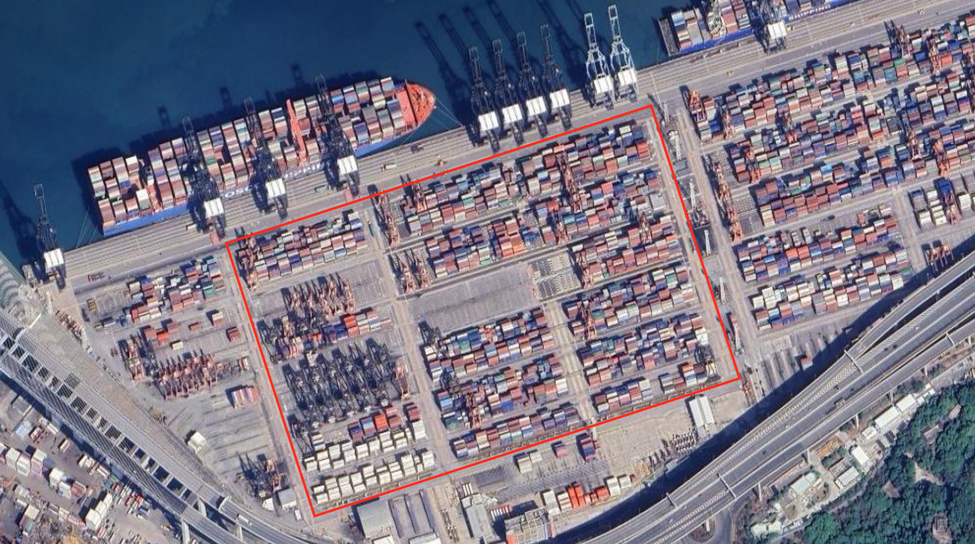
#> input picture containers(webnova)/input_queue/containers_1.png, 975 x 544 px, shrunk from 1982 x 1106 before the run, found by its file name
$ python container.py
#> lines starting #> are read from the running program, lines starting #| are printed output that depends on the picture
import cv2
import numpy as np

original = cv2.imread("../input_queue/containers_1.png", cv2.IMREAD_GRAYSCALE)
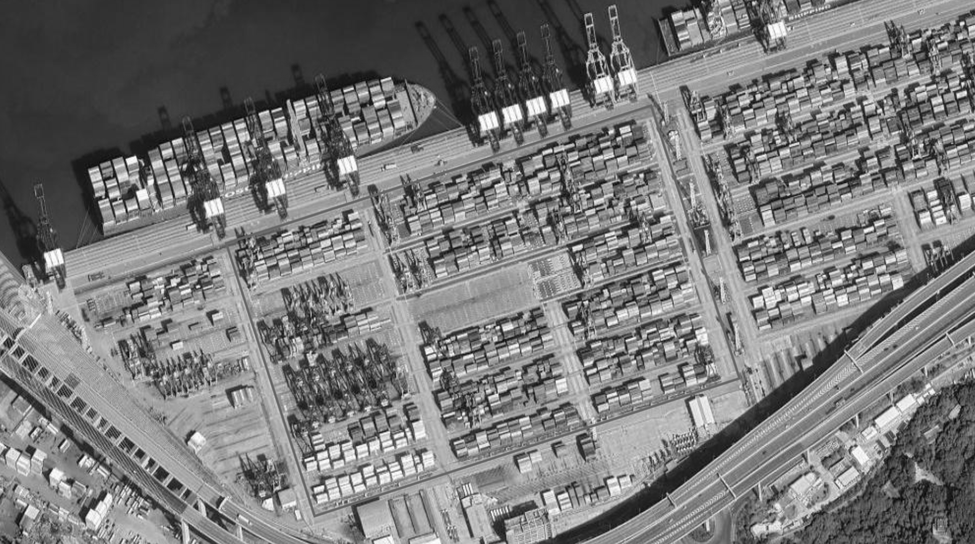
#> original: shape (544, 975); min 8, max 255, mean 121.5
image_to_compare = cv2.imread("../input_queue/containers_2.png", cv2.IMREAD_GRAYSCALE)
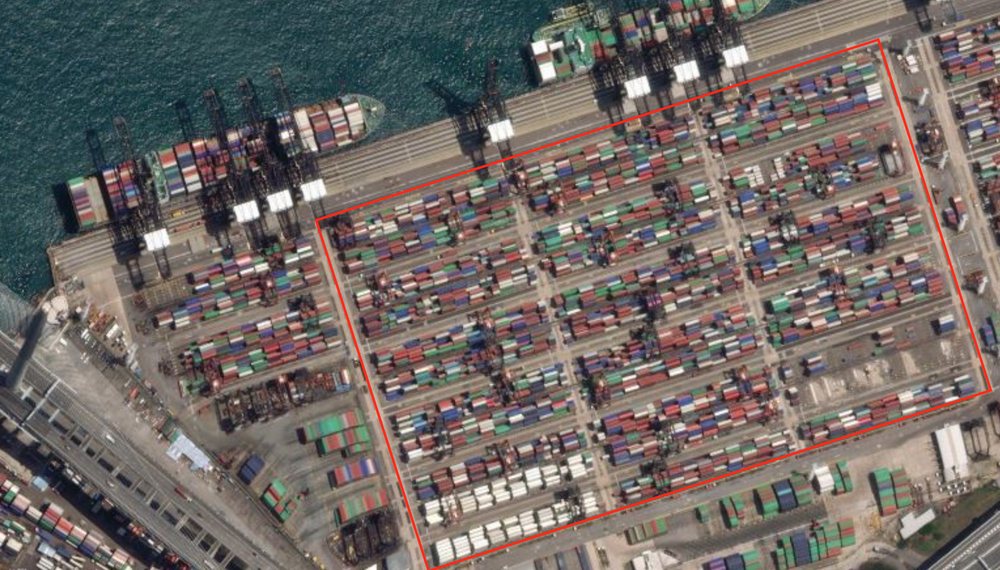
#> input picture containers(webnova)/input_queue/containers_2.png, 1000 x 570 px, shrunk from 2032 x 1158 before the run, found by its file name
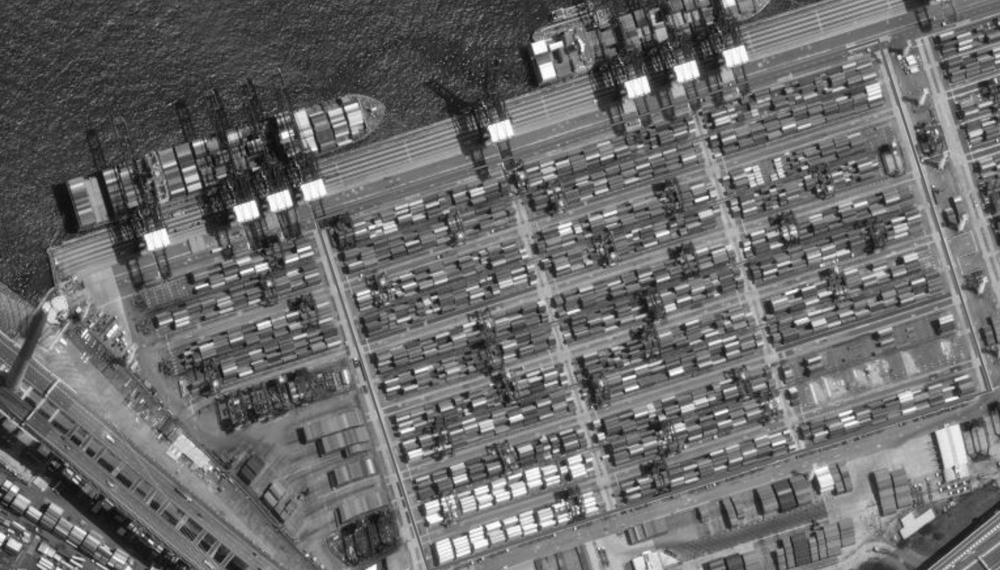
#> image_to_compare: shape (570, 1000); min 9, max 255, mean 106.2

# Initialize SIFT detector
sift = cv2.SIFT_create()

# Find the keypoints and descriptors with SIFT
kp1, desc1 = sift.detectAndCompute(original, None)
#> kp1 = 10336 keypoints; strongest (x, y, size): (488, 121, 11.8), (132, 160, 6.1), (512, 113, 11.1), (536, 106, 11.1)
kp2, desc2 = sift.detectAndCompute(image_to_compare, None)
#> kp2 = 11312 keypoints; strongest (x, y, size): (246, 211, 14.3), (637, 86, 15.5), (687, 71, 15.2), (547, 71, 10.9)

# Initialize BFMatcher
bf = cv2.BFMatcher()

# Match descriptors
matches = bf.match(desc1, desc2)
#> matches = 10336 matches

# Sort matches by distance
matches = sorted(matches, key=lambda x: x.distance)

# Set a threshold for matching distance
threshold = 0.7 * matches[-1].distance
#> threshold = 282.2

# Identify keypoints with significant differences
differences = []
for match in matches:
    if match.distance > threshold:
        differences.append((kp1[match.queryIdx].pt, kp2[match.trainIdx].pt))
#> after the loop, differences = 6112 items

# Draw circles around keypoints with significant differences on the original image
for point1, point2 in differences:
    x1, y1 = np.int32(point1)
    x2, y2 = np.int32(point2)
    cv2.circle(original, (x1, y1), 5, (0, 0, 255), 2)
    cv2.circle(image_to_compare, (x2, y2), 5, (0, 0, 255), 2)
#> this loop made 6112 passes
#> (point1, point2, x1, y1, x2, y2) on passes 1 to 3: ((688.1, 90.58), (324.2, 397.3), 688, 90, 324, 397), ((316.2, 299.5), (296.6, 87.49), 316, 299, 296, 87), ((779, 207.9), (68.01, 417.3), 779, 207, 68, 417)
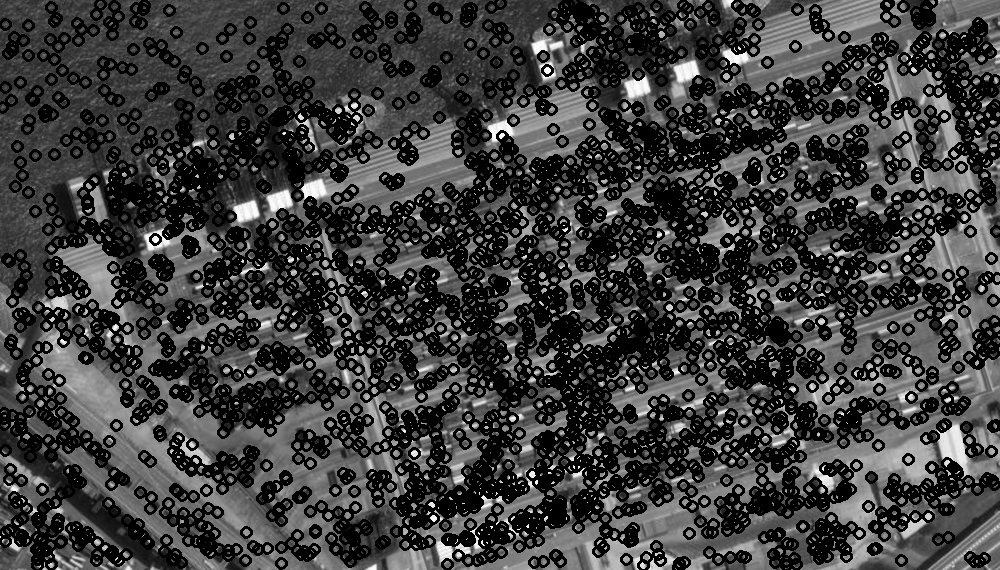
#> image_to_compare: shape (570, 1000); min 0, max 255, mean 60.5
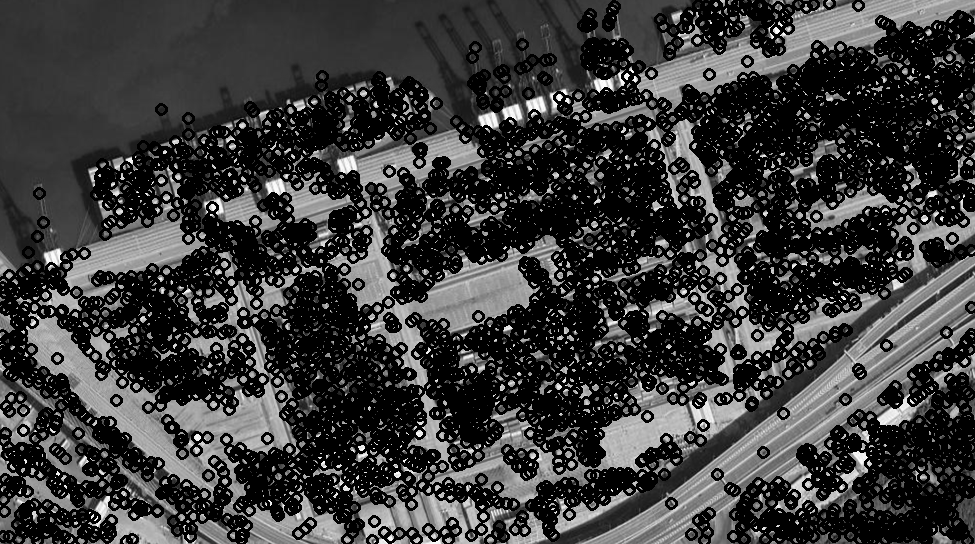
#> original: shape (544, 975); min 0, max 255, mean 58.3

# Save images with differences marked
cv2.imwrite("../output_queue/original_with_differences.png", original)
cv2.imwrite("../output_queue/compared_with_differences.png", image_to_compare)

# Write number of significant differences to output file
with open("../output_queue/results.txt", "w") as f:
    f.write("Number of significant differences: " + str(len(differences)))

print("Number of significant differences:", len(differences))
#| Number of significant differences: 6112
